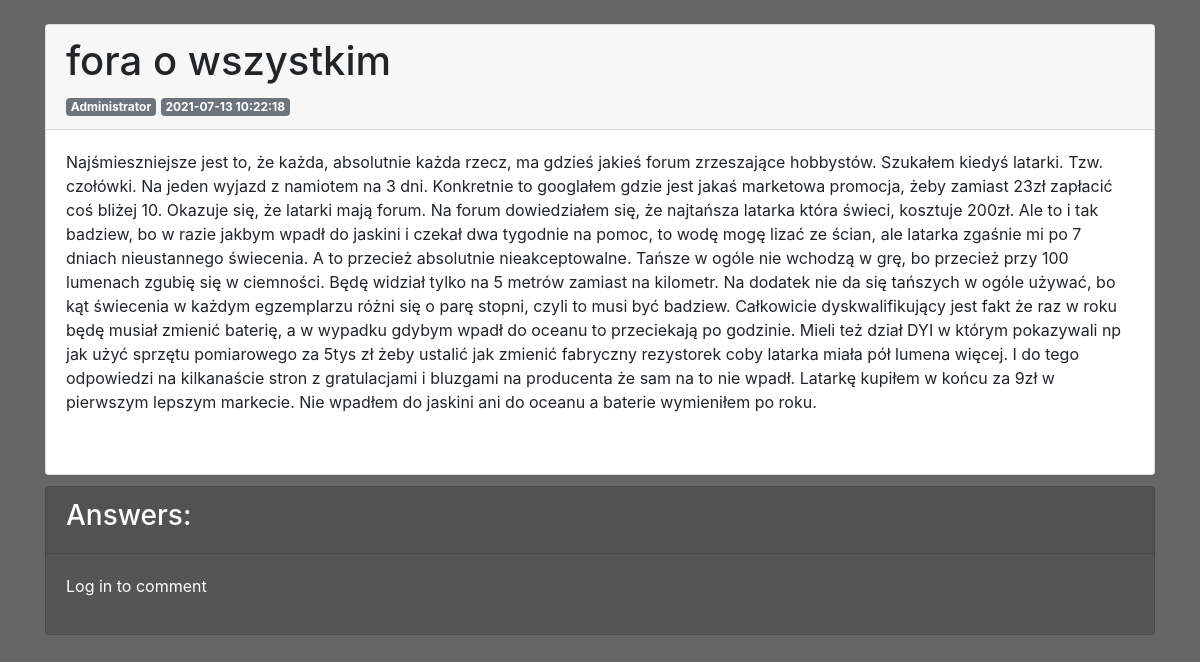
/post/1, run on the app's committed database.
### app.py (models this page shows, shortened)
class Post(Base):
     __tablename__="posty"
     id=Column(Integer, primary_key=True)
     tytul = Column(String)
     tresc = Column(String)
     autorid=Column(Integer, ForeignKey(Urzyszkodnik.id))
     dzialid=Column(Integer, ForeignKey(Dzial.id))
     create_date=Column(DateTime(timezone=False), server_default=func.now())

class Urzyszkodnik(Base):
     __tablename__='urzyszkodniki'
     id = Column(Integer, primary_key=True)
     name = Column(String, unique=True)
     password = Column(String, nullable=False)
     rola = Column(Integer, nullable=False, default=0)

### app.py (the view)
@app.route("/post/<postid>", methods=["POST", "GET"])
def post(postid):
     if request.method == "GET":
          autors.clear()
          postt=session.query(Post).filter(Post.id == postid).first()
          try:
               autor=session.query(Urzyszkodnik).filter(Urzyszkodnik.id==postt.autorid).first().name
          except:
               autor="Autor nie dostępny/usunięty"
          try:
               flasksession["user_id"]
               zalogowany=True
          except:
               zalogowany=False
          komentarze=session.query(Comment).filter(Comment.postid == postid).all()
          postmanagment = sprawdzenierangi("postmanagment")
          for i in komentarze:
               autors.append(session.query(Urzyszkodnik).filter(Urzyszkodnik.id == i.autorid).first().name)
          return(render_template("artykul.html",
               autors=autors,
               ilosckomentarzy=len(komentarze),
               postmanagment=postmanagment,
               post=postt,
               zalogowany=zalogowany,
               dzial="",
               autor=autor,
               komentarze=komentarze
          ))
     elif request.method == "POST":
          autorid = flasksession["user_id"]
          komentarz = request.form["komentarz"]
          session.add(Comment(postid, autorid, komentarz))
          session.commit()
          return redirect(request.url)

### app.py (called while the page is built)
def sprawdzenierangi(uprawnienie):
     permited=False
     try:
          rola=session.query(Urzyszkodnik).filter(Urzyszkodnik.id == flasksession["user_id"]).first().rola
          permited=getattr(session.query(Ranga).filter(Ranga.id == rola).first(), str(uprawnienie))
     except:
          None
     if not permited == True:
          permited == False
     return(permited)

### templates/artykul.html (shortened to what this page needs)
<!doctype html>
<html>
  <head>
        <link rel="stylesheet" href="https://cdn.jsdelivr.net/npm/bootstrap@4.6.0/dist/css/bootstrap.min.css">
    <link href="{{ url_for('static', filename='style.css') }}" rel="stylesheet">
  </head>
  </head>
  <body>
    <div class="container">
      <div class="row">
        <div class="col-12">
      <div class="card">
        <div class="card-header">
          <h1>{{post.tytul}}</h1>
          <div class="badge badge-secondary">{{autor}}</div>
          <div class="badge badge-secondary">{{post.create_date}}</div>
        </div>
        <div class="card-body">
          <p style="white-space: pre-line">{{post.tresc}}</p>
          <br>
            </div>
          </div>
          </div>
          <div class="col-12">
          <div class="card" style="color:white ; margin-top: 1%; background-color: #555;">
            <div class="card-header" style="color:white ;"><h3>Answers:</h3></div>
            <div class="card-body">
              {% if zalogowany %}
                <p>
              <button class="btn btn-primary" type="button" data-toggle="collapse" data-target="#collapseExample" aria-expanded="false" aria-controls="collapseExample">
                dodaj komentarz
              </button>
            </p>
            <div class="collapse" id="collapseExample" style="margin: 1%">
              <div class="card card-body">
            <form method="POST">
              <textarea name="komentarz" class="w-100"></textarea>
              <button action="submit" class="btn-primary btn">
                dodaj
              </button>
            </form>
              </div>
              {% else %}
              <p>Log in to comment</p>
              {% endif %}
            </div>
            </div>
          </div>
        </div>
      </div>
  </body>
</html>

### static/style.css (style rules this page uses)
.container { margin-top: 2%; }
.row { margin-top: 1%; }
body { background-color: #666; }

### data on the page
Post: tytul "fora o wszystkim", create_date "2021-07-13 10:22:18", tresc "Najśmieszniejsze jest to, że każda, absolutnie każda rzecz, ma gdzieś jakieś forum zrzeszające hobbystów. Szukałem kiedyś latarki. Tzw. czołówki. Na jeden wyjazd z namiotem na 3 dni. Konkretnie to googlałem gdzie jest jakaś marketowa promocja, żeby zamiast 23zł zapłacić coś bliżej 10. Okazuje się, że latarki mają forum. Na forum dowiedziałem się, że najtańsza latarka która świeci, kosztuje 200zł. Ale to i tak badziew, bo w razie jakbym wpadł do jaskini i czekał dwa tygodnie na pomoc, to wodę mogę lizać ze ścian, ale latarka zgaśnie mi po 7 dniach nieustannego świecenia. A to przecież absolutnie nieakceptowalne. Tańsze w ogóle nie wchodzą w grę, bo przecież przy 100 lumenach zgubię się w…"
Urzyszkodnik: name "Administrator"
